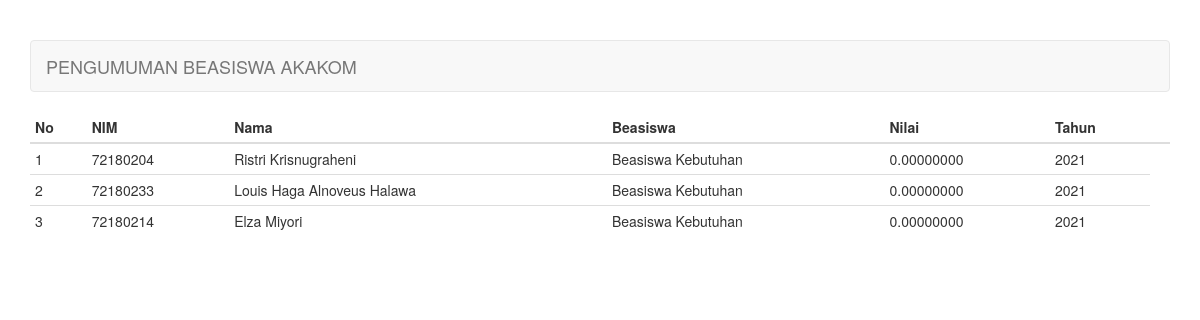
Screenshot of /pengumuman.php (signed in) with the database file from the repository.
### tables this page shows
CREATE TABLE `hasil` (
  `kd_hasil` int(11) NOT NULL,
  `kd_beasiswa` int(11) NOT NULL,
  `nim` char(9) NOT NULL,
  `nilai` float DEFAULT NULL,
  `tahun` char(4) DEFAULT NULL
);

CREATE TABLE `mahasiswa` (
  `nim` char(9) NOT NULL,
  `nama` varchar(30) NOT NULL,
  `alamat` varchar(100) DEFAULT NULL,
  `jenis_kelamin` enum('Laki-laki','Perempuan') DEFAULT NULL,
  `tahun_mengajukan` char(4) NOT NULL
);

CREATE TABLE `beasiswa` (
  `kd_beasiswa` int(11) NOT NULL,
  `nama` varchar(50) DEFAULT NULL
);

### pengumuman.php (the view, shortened to what this page needs)
<?php
require_once "config.php";
?>
<!DOCTYPE html>
<html lang="en">
<head>
    <link rel="stylesheet" href="assets/css/bootstrap.min.css">
</head>
<body>
    <div class="container">
        <nav class="navbar navbar-default">
            <div class="container-fluid">
                <div class="navbar-header">
                    <a class="navbar-brand" href="#">PENGUMUMAN BEASISWA AKAKOM</a>
                </div>
            </div>
        </nav>
        <div class="row">
            <div class="col-md-12">
							<div class="row">
								<div class="col-md-12">
									<table class="table table-condensed">
			                <thead>
			                    <tr>
			                        <th>No</th>
			                        <th>NIM</th>
            									<th>Nama</th>
            									<th>Beasiswa</th>
			                        <th>Nilai</th>
			                        <th>Tahun</th>
			                        <th></th>
			                    </tr>
			                </thead>
			                <tbody>
			                    <?php $no = 1; ?>
			                    <?php if ($query = $connection->query("SELECT b.nama AS beasiswa, a.nim, a.nilai, a.tahun, c.nama FROM hasil a JOIN beasiswa b USING(kd_beasiswa) JOIN mahasiswa c ON a.nim=c.nim")): ?>
			                        <?php while($row = $query->fetch_assoc()): ?>
			                        <tr>
			                            <td><?=$no++?></td>
              										<td><?=$row["nim"]?></td>
              										<td><?=$row["nama"]?></td>
			                            <td><?=$row["beasiswa"]?></td>
			                            <td><?=number_format((float) $row["nilai"], 8, '.', '')?></td>
			                            <td><?=$row['tahun']?></td>
			                        </tr>
			                        <?php endwhile ?>
			                    <?php endif ?>
			                </tbody>
			            </table>
								</div>
							</div>
            </div>
        </div>
    </div>
</body>
</html>

### pengumuman.php (style rules this page uses)
body { margin-top: 40px; }

### rows the page displays
hasil: nim "72180204", nim.nama "Ristri Krisnugraheni", kd_beasiswa.nama "Beasiswa Kebutuhan", nilai "0.00000000", tahun "2021"
hasil: nim "72180233", nim.nama "Louis Haga Alnoveus Halawa", kd_beasiswa.nama "Beasiswa Kebutuhan", nilai "0.00000000", tahun "2021"
hasil: nim "72180214", nim.nama "Elza Miyori", kd_beasiswa.nama "Beasiswa Kebutuhan", nilai "0.00000000", tahun "2021"
